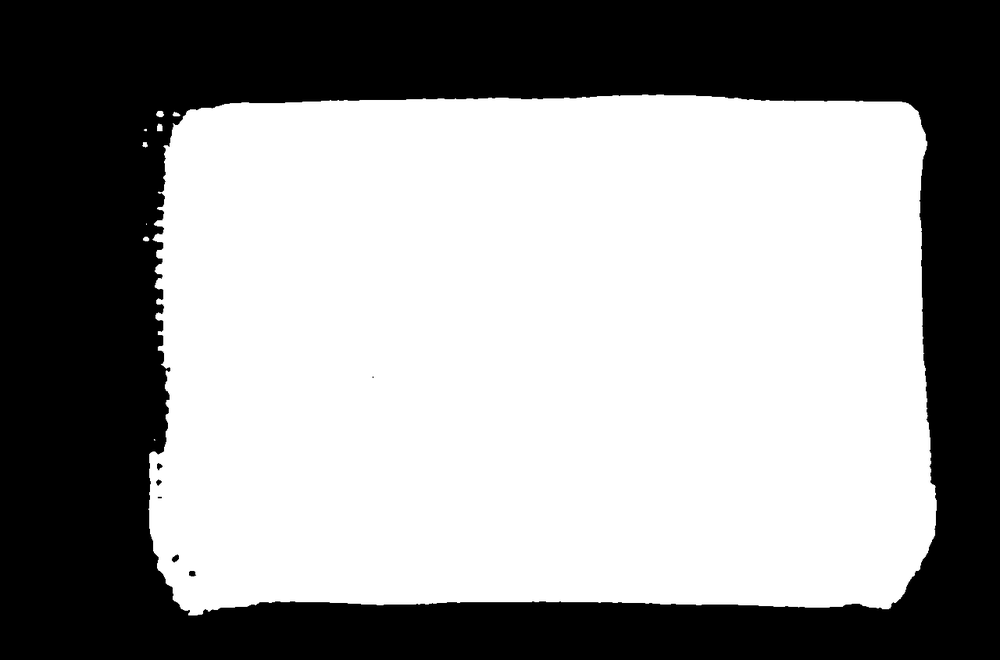
#> input picture debug999.png, 1000 x 660 px, shrunk from 1280 x 845 before the run
$ python '边缘检测的探索4.py'
#> lines starting #> are read from the running program, lines starting #| are printed output that depends on the picture
from skimage.transform import (hough_line, hough_line_peaks)
import numpy as np
import cv2

image = cv2.imread('debug999.png')
#> image is the input picture: shape (660, 1000, 3); min 0, max 255, mean 148.6

# Compute arithmetic mean
image = np.mean(image, axis=2)
#> image: shape (660, 1000) float64

# Perform Hough Transformation to detect lines
hspace, angles, distances = hough_line(image)
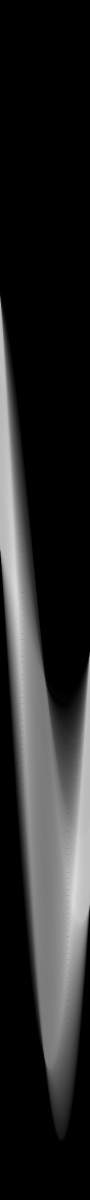
#> hspace: shape (2399, 180) uint64 (shown at 1/2 size); min 0, max 1044, mean 162.1; drawn with min black and max white
#> angles = 180 values from -1.57 to 1.55; distances = 2399 values from -1199 to 1199

# Find angle
angle=[]
for _, a , distances in zip(*hough_line_peaks(hspace, angles, distances)):
    angle.append(a)
#> this loop made 71 passes
#> (a, distances) on passes 1 to 12: (0.785, 573), (-0.785, 194), (-0.785, 163), (-0.785, 153), (0.785, 697), (0.785, 684), (-0.785, 117), (-0.785, 103), (0.785, 660), (0.785, 648), (0.785, 636), (-0.785, 66)
#> after the loop, angle = 71 values, max 1.55 at index 46, min -1.57 at index 34, mean -0.0086

# Obtain angle for each line
angles = [a*180/np.pi for a in angle]
#> angles = 71 values, max 89 at index 46, min -90 at index 34, mean -0.493

# Compute difference between the two lines
angle_difference = np.max(angles) - np.min(angles)
#> angle_difference = 179
print(angle_difference)
#| 179.0

$ run again, with debug1.png copied over debug999.png
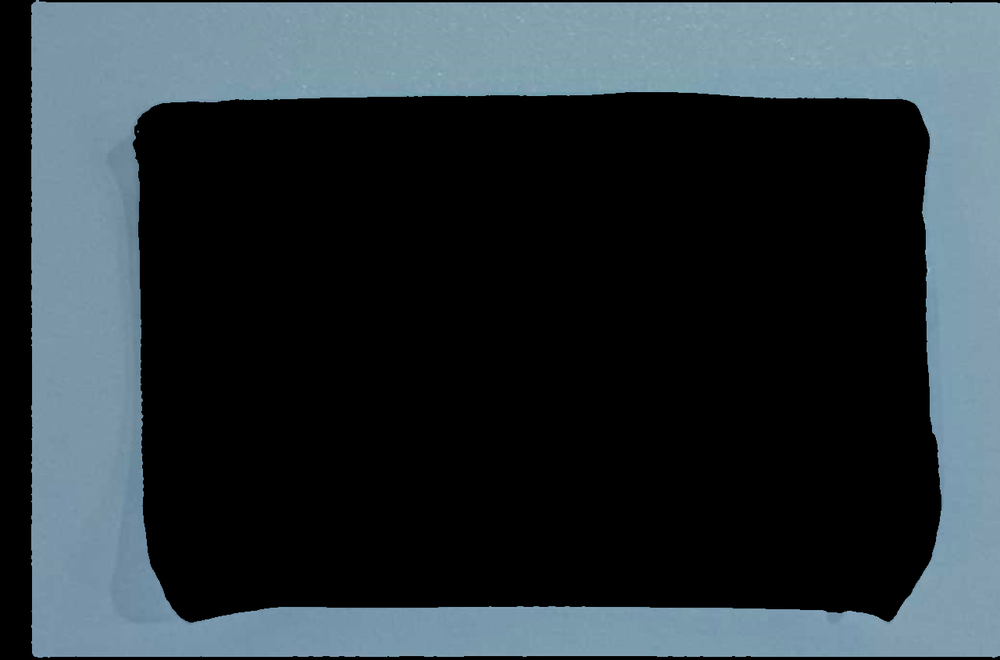
#> input picture debug1.png, 1000 x 660 px, shrunk from 1280 x 845 before the run
#> image is the input picture: shape (660, 1000, 3); mean B, G, R 60.2, 54.3, 43.9
#> `image = np.mean(image, axis=2)`:
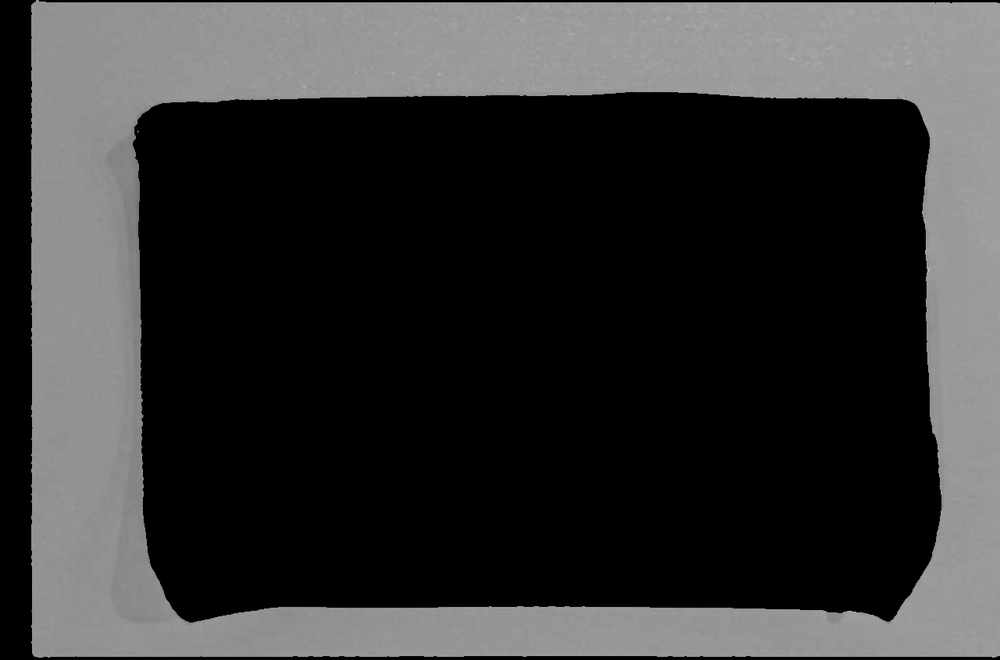
#> image: shape (660, 1000) float64; min 0, max 195, mean 52.8
#> `hspace, angles, distances = hough_line(image)`:
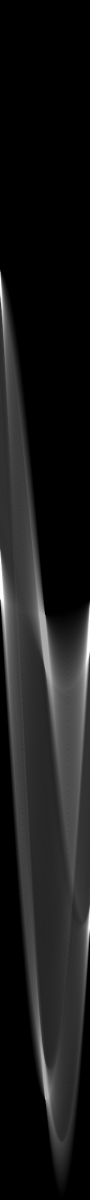
#> hspace: shape (2399, 180) uint64 (shown at 1/2 size); min 0, max 976, mean 99.6; drawn with min black and max white
#> `hspace, angles, distances = hough_line(image)`: angles = 180 values from -1.57 to 1.55; distances = 2399 values from -1199 to 1199
#> the loop `for _, a , distances in zip(*hough_line_peaks(hspace, angles, distance..` made 29 passes
#> (a, distances) on passes 1 to 8: (1.47, 115), (-1.47, -4), (-1.5, -22), (1.5, 98), (1.5, 81), (1.54, 60), (1.54, 50), (1.54, 39)
#> after the loop `for _, a , distances in zip(*hough_line_peaks(hspace, angles, distance..`: angle = 29 values, max 1.55 at index 10, min -1.57 at index 11, mean 0.153
#> `angles = [a*180/np.pi for a in angle]`: angles = 29 values, max 89 at index 10, min -90 at index 11, mean 8.79
#> angle_difference = 179
#| 179.0
